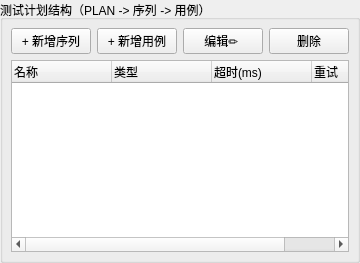
        <widget class="QGroupBox" name="groupBox_tree">
         <property name="title">
          <string>测试计划结构（PLAN -&gt; 序列 -&gt; 用例）</string>
         </property>
         <layout class="QVBoxLayout" name="treeLayout">
          <property name="leftMargin">
           <number>8</number>
          </property>
          <property name="topMargin">
           <number>8</number>
          </property>
          <property name="rightMargin">
           <number>8</number>
          </property>
          <property name="bottomMargin">
           <number>8</number>
          </property>
          <property name="spacing">
           <number>6</number>
          </property>
          <item>
           <layout class="QHBoxLayout" name="treeBtnLayout">
            <item>
             <widget class="QPushButton" name="btn_addSeq">
              <property name="text">
               <string>+ 新增序列</string>
              </property>
             </widget>
            </item>
            <item>
             <widget class="QPushButton" name="btn_addCase">
              <property name="text">
               <string>+ 新增用例</string>
              </property>
             </widget>
            </item>
            <item>
             <widget class="QPushButton" name="btn_editItem">
              <property name="text">
               <string>编辑✏️ </string>
              </property>
             </widget>
            </item>
            <item>
             <widget class="QPushButton" name="btn_deleteItem">
              <property name="text">
               <string>删除</string>
              </property>
             </widget>
            </item>
           </layout>
          </item>
          <item>
           <widget class="QTreeWidget" name="treeWidget_plan">
            <property name="alternatingRowColors">
             <bool>true</bool>
            </property>
            <column>
             <property name="text">
              <string>名称</string>
             </property>
             <property name="width">
              <number>260</number>
             </property>
            </column>
            <column>
             <property name="text">
              <string>类型</string>
             </property>
             <property name="width">
              <number>140</number>
             </property>
            </column>
            <column>
             <property name="text">
              <string>超时(ms)</string>
             </property>
             <property name="width">
              <number>120</number>
             </property>
            </column>
            <column>
             <property name="text">
              <string>重试</string>
             </property>
             <property name="width">
              <number>90</number>
             </property>
            </column>
           </widget>
          </item>
         </layout>
        </widget>
